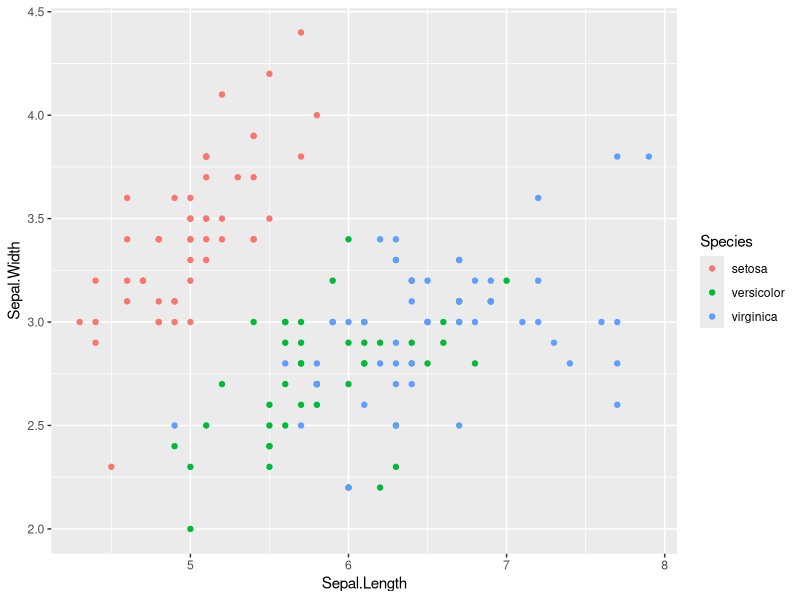
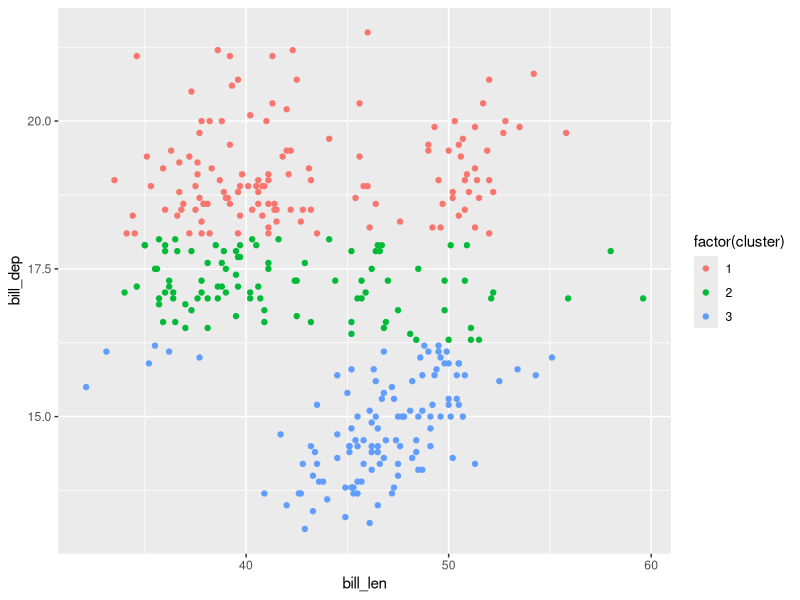

Reproduce these figures in R, in order.
## ---- chunk 1
library(tidyverse)
library(flexmix)
penguins2 <- filter(penguins, !is.na(bill_len) & !is.na(bill_dep))

iris %>% 
  ggplot(mapping = aes(x = Sepal.Length, y = Sepal.Width, color = Species)) + 
  geom_point()
## ---- chunk 2
set.seed(22132)
library(mclust)
km <- Mclust(penguins2[,c("bill_dep", "bill_dep")], G = 3)

penguins2 %>% 
  mutate(cluster = km$classification) %>% 
  ggplot(mapping = aes(x = bill_len, y = bill_dep, color = factor(cluster))) + 
  geom_point()
